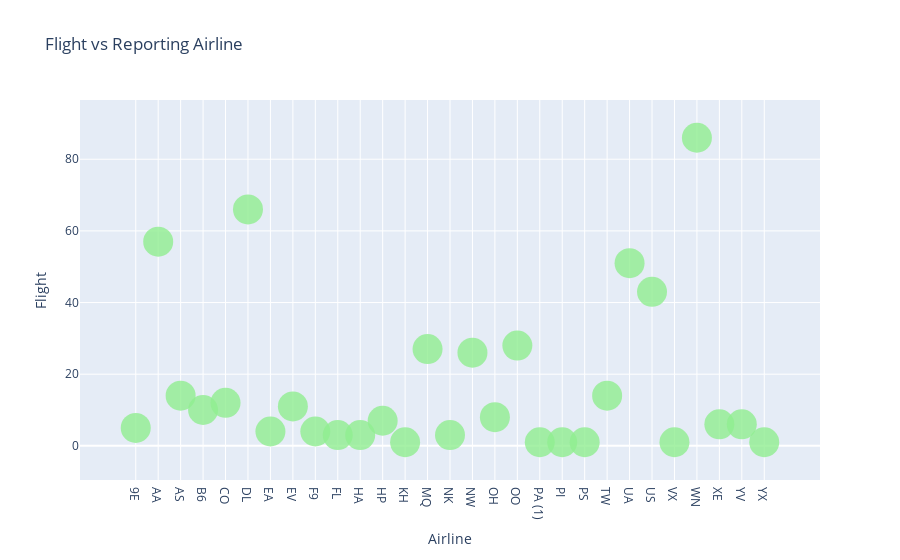

Notebook cell for this chart:
### Markdown cell above
**To do**

*   Create a bubble chart using the `bub_data` with x-axis being reporting airline and y-axis being flights.
*   Provide title to the chart
*   Update size of the bubble based on the number of flights. Use `size` parameter.
*   Update name of the hover tooltip to `reporting_airline` using `hover_name` parameter.

### Code cell
# Create bubble chart here
import plotly.graph_objects as go

Data = [go.Scatter(x=bub_data['Reporting_Airline'],
                 y=bub_data['Flights'],
                 mode='markers',
                 marker=dict(size=30,
                             color='lightgreen',
                            opacity=0.8))]

fig= go.Figure(data= Data)
fig.update_layout(title='Flight vs Reporting Airline',xaxis_title='Airline',yaxis_title="Flight")
fig.show()

### Figure 1 — Plotly figure (JSON) as saved in the notebook; plotly's stock layout.template omitted (floating-point values rounded to 4 significant figures)
{"data": [{"marker": {"color": "lightgreen", "opacity": 0.8, "size": 30}, "mode": "markers", "type": "scatter", "x": ["9E", "AA", "AS", "B6", "CO", "DL", "EA", "EV", "F9", "FL", "HA", "HP", "KH", "MQ", "NK", "NW", "OH", "OO", "PA (1)", "PI", "PS", "TW", "UA", "US", "VX", "WN", "XE", "YV", "YX"], "y": [5, 57, 14, 10, 12, 66, 4, 11, 4, 3, 3, 7, 1, 27, 3, 26, 8, 28, 1, 1, 1, 14, 51, 43, 1, 86, 6, 6, 1]}], "layout": {"autosize": true, "title": {"text": "Flight vs Reporting Airline"}, "xaxis": {"autorange": true, "range": [-2.127, 30.13], "title": {"text": "Airline"}, "type": "category"}, "yaxis": {"autorange": true, "range": [-12.34, 99.34], "title": {"text": "Flight"}, "type": "linear"}}}
